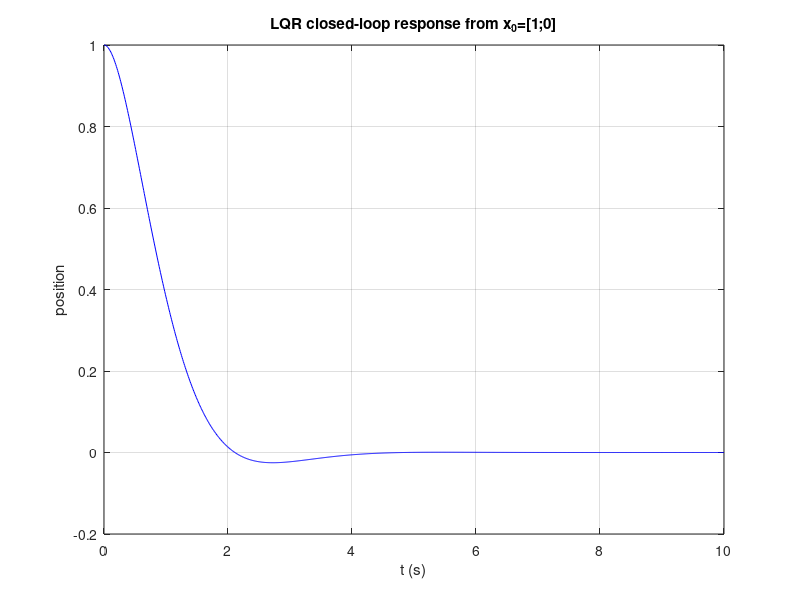

MATLAB code to generate this figure:
% lqr — linear-quadratic regulator on the canonical double integrator.
%
% Tier 3.1 (control_toolbox_roadmap.md §4.1) — NOT YET SHIPPED.
% Depends on Tier 1.5 (care — algebraic Riccati equation solver via
% the Hamiltonian / ordered Schur decomposition). lqr is a thin
% wrapper that calls care, computes K = R\B'*S, and returns the
% closed-loop poles.
%
% Plant: double integrator (mass under force).
%   xdot = [0 1; 0 0] x + [0; 1] u,  y = [1 0] x.
%   The two poles are at the origin (marginally unstable in the
%   integrator sense). LQR will move them into the LHP.

A = [0 1; 0 0];
B = [0; 1];
C = [1 0];
D = 0;

% --- 1. State-cost matrix Q penalises position more than velocity;
% control-cost R penalises actuation. Q = diag([10, 1]), R = 1.
Q = [10 0; 0 1];
R = 1;

% --- 2. Solve the LQR.
%   Returns:
%     K — feedback gain so u = -K*x stabilises the closed loop.
%     S — the unique stabilising solution of the algebraic Riccati eqn.
%     e — closed-loop poles (eigenvalues of A - B*K).
[K, S, e] = lqr(A, B, Q, R);
disp('LQR gain K:');
disp(K);
disp('closed-loop poles:');
disp(e);
% Symmetric-root-locus prediction:  the closed-loop poles are the
% stable roots of  R * det(s I - A) * det(-s I - A) + det(.. C'*Q*C ..)
% = 0.  For Q = diag(q1, q2), R = 1, double integrator, this is
% s^4 - q2*s^2 + q1 = 0.  With q1=10, q2=1: s^2 = (1 ± sqrt(1+40)) / 2
% = (1 ± sqrt(41))/2.  Stable s = -sqrt((sqrt(41)-1)/2 ± ...).
% Both poles should land in the open LHP.

% --- 3. Closed-loop simulation from a non-zero initial state.
%   x(0) = [1; 0], no input. Closed-loop:  xdot = (A - B*K) x.
%   Should drive x(1) → 0 with no overshoot in position (zeta > 1
%   case here is unlikely; expect a small overshoot).
Acl = A - B*K;
sys_cl = ss(Acl, zeros(2,1), C, 0);
t   = 0 : 0.01 : 10;
x0  = [1; 0];
y   = initial(sys_cl, x0, t);

disp('y(0):');
disp(y(1));        % position at t=0
disp('y(2 s):');
disp(y(201));      % should be small after 2 s
disp('y(end):');
disp(y(end));      % near 0 at t = 10 s

% --- 4. Discrete-time analog — dlqr.
Ts = 0.05;
sys_d = c2d(ss(A, B, C, D), Ts, 'zoh');
[Ad, Bd, Cd, Dd] = ssdata(sys_d);
[Kd, Sd, ed] = dlqr(Ad, Bd, Q, R);
disp('discrete-time LQR gain Kd:');
disp(Kd);
disp('discrete-time closed-loop poles (must lie inside unit circle):');
disp(abs(ed));

% ----- plot the closed-loop initial-condition response ---------------
figure; plot(t, y, 'b-'); grid on;
xlabel('t (s)'); ylabel('position'); title('LQR closed-loop response from x_0=[1;0]');
saveas(gcf, '/tmp/ctrl_lqr_resp.png');
